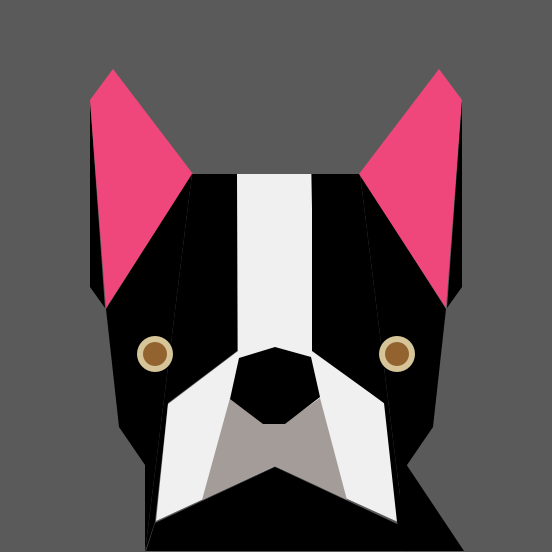
Frame 1 (no input)
Frame 60 (the mouse pressed at the canvas centre just before this capture): identical to frame 1, image omitted
Frame 120 (the mouse held since frame 60 and released just before this capture): identical to frame 1, image omitted

The Processing sketch that drew this single still picture (run headless with seeded random() and noise(); from frame 60 on, the mouse is pressed at the canvas centre):

// Processing sketch: Functions
// ── Functions.pde
void setup() {
  size(552, 552);
  noStroke();
}

void draw() {
  background(90);
  polygon(0, 0, 0, 90, 100, 90, 287, 105, 308);
  polygon(239, 71, 124, 90, 100, 113, 69, 193, 174, 106, 308); 
  polygon(0, 0, 0, 192, 174, 237, 174, 237, 351, 168, 403, 155, 522, 145, 552);
  polygon(0, 0, 0, 145, 552, 145, 465, 119, 427, 106, 309, 192, 174);
  polygon(240, 240, 240, 237, 174, 238, 351, 168, 404, 156, 521, 275, 466, 398, 522, 385, 404, 316, 350, 311, 174);
  polygon(163, 156, 153, 202, 500, 230, 398, 264, 423, 285, 423, 320, 398, 347, 500, 275, 466);
  polygon(0, 0, 0, 239, 358, 275, 347, 311, 357, 320, 397, 285, 424, 263, 424, 230, 399);
  polygon(0, 0, 0, 146, 551, 155, 523, 275, 467, 395, 523, 464, 551);
  polygon(0, 0, 0, 360, 174, 312, 174, 312, 351, 384, 403, 397, 522, 407, 552);
  polygon(0, 0, 0, 407, 552, 407, 465, 433, 427, 446, 309, 360, 174);
  polygon(0, 0, 0, 400, 455, 464, 551, 400, 551);
  polygon(239, 71, 124, 462, 100, 439, 69, 359, 174, 446, 308);
  polygon(0, 0, 0, 462, 100, 462, 287, 447, 308);
  fill(214, 197, 153);
  circle(155, 354, 36);
  fill(147, 99, 47);
  circle(155, 354, 24);
  fill(214, 197, 153);
  circle(397, 354, 36);
  fill(147, 99, 47);
  circle(397, 354, 24);
}

void polygon(int r, int g, int b, int x1, int y1, int x2, int y2, int x3, int y3) {
  fill(r, g, b);
  beginShape();
  vertex(x1, y1);
  vertex(x2, y2);
  vertex(x3, y3);
  endShape(CLOSE);
}
void polygon(int r, int g, int b, int x1, int y1, int x2, int y2, int x3, int y3, int x4, int y4) {
  fill(r, g, b);
  beginShape();
  vertex(x1, y1);
  vertex(x2, y2);
  vertex(x3, y3);
  vertex(x4, y4);
  endShape(CLOSE);
}
void polygon(int r, int g, int b, int x1, int y1, int x2, int y2, int x3, int y3, int x4, int y4, int x5, int y5) {
  fill(r, g, b);
  beginShape();
  vertex(x1, y1);
  vertex(x2, y2);
  vertex(x3, y3);
  vertex(x4, y4);
  vertex(x5, y5);
  endShape(CLOSE);
}
void polygon(int r, int g, int b, int x1, int y1, int x2, int y2, int x3, int y3, int x4, int y4, int x5, int y5, int x6, int y6) {
  fill(r, g, b);
  beginShape();
  vertex(x1, y1);
  vertex(x2, y2);
  vertex(x3, y3);
  vertex(x4, y4);
  vertex(x5, y5);
  vertex(x6, y6);
  endShape(CLOSE);
}
void polygon(int r, int g, int b, int x1, int y1, int x2, int y2, int x3, int y3, int x4, int y4, int x5, int y5, int x6, int y6, int x7, int y7) {
  fill(r, g, b);
  beginShape();
  vertex(x1, y1);
  vertex(x2, y2);
  vertex(x3, y3);
  vertex(x4, y4);
  vertex(x5, y5);
  vertex(x6, y6);
  vertex(x7, y7);
  endShape(CLOSE);
}
void polygon(int r, int g, int b, int x1, int y1, int x2, int y2, int x3, int y3, int x4, int y4, int x5, int y5, int x6, int y6, int x7, int y7, int x8, int y8) {
  fill(r, g, b);
  beginShape();
  vertex(x1, y1);
  vertex(x2, y2);
  vertex(x3, y3);
  vertex(x4, y4);
  vertex(x5, y5);
  vertex(x6, y6);
  vertex(x7, y7);
  vertex(x8, y8);
  endShape(CLOSE);
}
void polygon(int r, int g, int b, int x1, int y1, int x2, int y2, int x3, int y3, int x4, int y4, int x5, int y5, int x6, int y6, int x7, int y7, int x8, int y8, int x9, int y9) {
  fill(r, g, b);
  beginShape();
  vertex(x1, y1);
  vertex(x2, y2);
  vertex(x3, y3);
  vertex(x4, y4);
  vertex(x5, y5);
  vertex(x6, y6);
  vertex(x7, y7);
  vertex(x8, y8);
  vertex(x9, y9);
  endShape(CLOSE);
}
